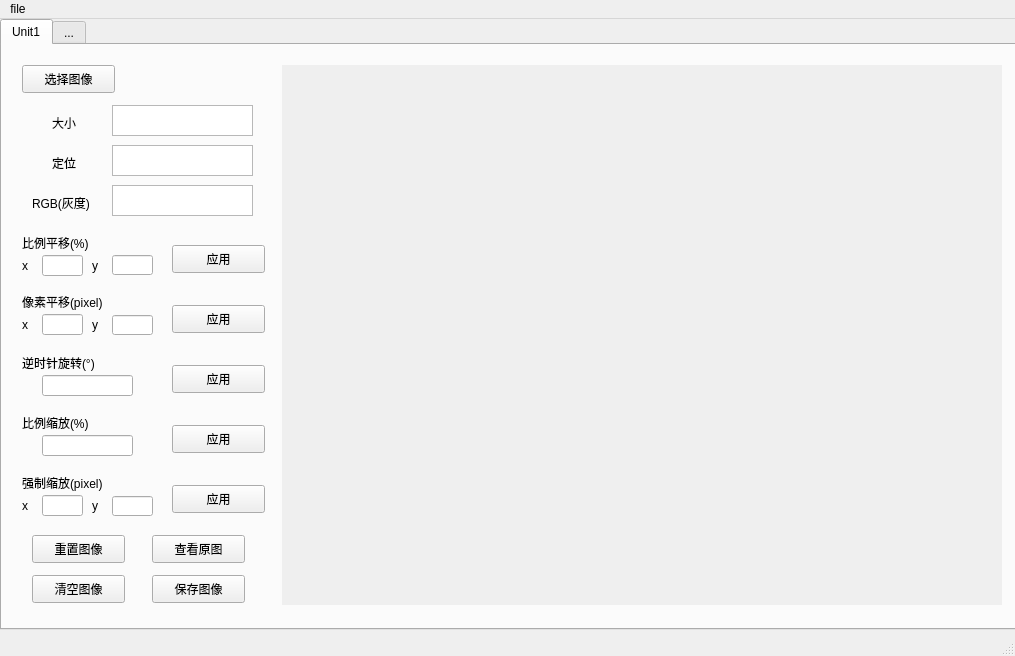
<?xml version="1.0" encoding="UTF-8"?>
<ui version="4.0">
 <class>MainWindow</class>
 <widget class="QMainWindow" name="MainWindow">
  <property name="geometry">
   <rect>
    <x>0</x>
    <y>0</y>
    <width>1015</width>
    <height>656</height>
   </rect>
  </property>
  <property name="windowTitle">
   <string>MainWindow</string>
  </property>
  <widget class="QWidget" name="centralwidget">
   <widget class="QTabWidget" name="tabWidget">
    <property name="geometry">
     <rect>
      <x>0</x>
      <y>0</y>
      <width>1021</width>
      <height>611</height>
     </rect>
    </property>
    <property name="currentIndex">
     <number>0</number>
    </property>
    <widget class="QWidget" name="tab">
     <attribute name="title">
      <string>Unit1</string>
     </attribute>
     <widget class="QPushButton" name="pushButton_2">
      <property name="geometry">
       <rect>
        <x>150</x>
        <y>490</y>
        <width>93</width>
        <height>28</height>
       </rect>
      </property>
      <property name="text">
       <string>查看原图</string>
      </property>
     </widget>
     <widget class="QLabel" name="label_2">
      <property name="geometry">
       <rect>
        <x>90</x>
        <y>210</y>
        <width>16</width>
        <height>21</height>
       </rect>
      </property>
      <property name="text">
       <string>y</string>
      </property>
     </widget>
     <widget class="QLabel" name="label">
      <property name="geometry">
       <rect>
        <x>20</x>
        <y>210</y>
        <width>21</width>
        <height>21</height>
       </rect>
      </property>
      <property name="text">
       <string>x</string>
      </property>
     </widget>
     <widget class="QLineEdit" name="lineEdit_4">
      <property name="geometry">
       <rect>
        <x>110</x>
        <y>270</y>
        <width>41</width>
        <height>20</height>
       </rect>
      </property>
     </widget>
     <widget class="QLabel" name="label_3">
      <property name="geometry">
       <rect>
        <x>90</x>
        <y>269</y>
        <width>16</width>
        <height>21</height>
       </rect>
      </property>
      <property name="text">
       <string>y</string>
      </property>
     </widget>
     <widget class="QPushButton" name="pushButton_3">
      <property name="geometry">
       <rect>
        <x>150</x>
        <y>530</y>
        <width>93</width>
        <height>28</height>
       </rect>
      </property>
      <property name="text">
       <string>保存图像</string>
      </property>
     </widget>
     <widget class="QLineEdit" name="lineEdit_5">
      <property name="geometry">
       <rect>
        <x>40</x>
        <y>330</y>
        <width>91</width>
        <height>21</height>
       </rect>
      </property>
     </widget>
     <widget class="QLineEdit" name="lineEdit_7">
      <property name="geometry">
       <rect>
        <x>40</x>
        <y>450</y>
        <width>41</width>
        <height>21</height>
       </rect>
      </property>
     </widget>
     <widget class="QPushButton" name="pushButton">
      <property name="geometry">
       <rect>
        <x>20</x>
        <y>20</y>
        <width>93</width>
        <height>28</height>
       </rect>
      </property>
      <property name="text">
       <string>选择图像</string>
      </property>
     </widget>
     <widget class="QLineEdit" name="lineEdit_2">
      <property name="geometry">
       <rect>
        <x>110</x>
        <y>210</y>
        <width>41</width>
        <height>20</height>
       </rect>
      </property>
     </widget>
     <widget class="QLabel" name="label_6">
      <property name="geometry">
       <rect>
        <x>20</x>
        <y>450</y>
        <width>21</width>
        <height>21</height>
       </rect>
      </property>
      <property name="text">
       <string>x</string>
      </property>
     </widget>
     <widget class="QLabel" name="label_4">
      <property name="geometry">
       <rect>
        <x>20</x>
        <y>269</y>
        <width>21</width>
        <height>21</height>
       </rect>
      </property>
      <property name="text">
       <string>x</string>
      </property>
     </widget>
     <widget class="QLineEdit" name="lineEdit_6">
      <property name="geometry">
       <rect>
        <x>40</x>
        <y>390</y>
        <width>91</width>
        <height>21</height>
       </rect>
      </property>
     </widget>
     <widget class="QLineEdit" name="lineEdit_8">
      <property name="geometry">
       <rect>
        <x>110</x>
        <y>451</y>
        <width>41</width>
        <height>20</height>
       </rect>
      </property>
     </widget>
     <widget class="QLineEdit" name="lineEdit">
      <property name="geometry">
       <rect>
        <x>40</x>
        <y>210</y>
        <width>41</width>
        <height>21</height>
       </rect>
      </property>
     </widget>
     <widget class="QLabel" name="label_5">
      <property name="geometry">
       <rect>
        <x>90</x>
        <y>450</y>
        <width>16</width>
        <height>21</height>
       </rect>
      </property>
      <property name="text">
       <string>y</string>
      </property>
     </widget>
     <widget class="QLineEdit" name="lineEdit_3">
      <property name="geometry">
       <rect>
        <x>40</x>
        <y>269</y>
        <width>41</width>
        <height>21</height>
       </rect>
      </property>
     </widget>
     <widget class="QLabel" name="label_7">
      <property name="geometry">
       <rect>
        <x>50</x>
        <y>70</y>
        <width>31</width>
        <height>16</height>
       </rect>
      </property>
      <property name="text">
       <string>大小</string>
      </property>
     </widget>
     <widget class="QLabel" name="label_8">
      <property name="geometry">
       <rect>
        <x>30</x>
        <y>150</y>
        <width>71</width>
        <height>16</height>
       </rect>
      </property>
      <property name="text">
       <string>RGB(灰度)</string>
      </property>
     </widget>
     <widget class="QTextBrowser" name="textBrowser">
      <property name="geometry">
       <rect>
        <x>110</x>
        <y>60</y>
        <width>141</width>
        <height>31</height>
       </rect>
      </property>
     </widget>
     <widget class="QTextBrowser" name="textBrowser_3">
      <property name="geometry">
       <rect>
        <x>110</x>
        <y>140</y>
        <width>141</width>
        <height>31</height>
       </rect>
      </property>
     </widget>
     <widget class="QLabel" name="label_10">
      <property name="enabled">
       <bool>true</bool>
      </property>
      <property name="geometry">
       <rect>
        <x>280</x>
        <y>20</y>
        <width>720</width>
        <height>540</height>
       </rect>
      </property>
      <property name="cursor">
       <cursorShape>CrossCursor</cursorShape>
      </property>
      <property name="mouseTracking">
       <bool>false</bool>
      </property>
      <property name="autoFillBackground">
       <bool>true</bool>
      </property>
      <property name="text">
       <string/>
      </property>
     </widget>
     <widget class="QLabel" name="label_9">
      <property name="geometry">
       <rect>
        <x>20</x>
        <y>190</y>
        <width>121</width>
        <height>16</height>
       </rect>
      </property>
      <property name="text">
       <string>比例平移(%)</string>
      </property>
     </widget>
     <widget class="QPushButton" name="pushButton_4">
      <property name="geometry">
       <rect>
        <x>170</x>
        <y>200</y>
        <width>93</width>
        <height>28</height>
       </rect>
      </property>
      <property name="text">
       <string>应用</string>
      </property>
     </widget>
     <widget class="QLabel" name="label_11">
      <property name="geometry">
       <rect>
        <x>20</x>
        <y>249</y>
        <width>131</width>
        <height>16</height>
       </rect>
      </property>
      <property name="text">
       <string>像素平移(pixel)</string>
      </property>
     </widget>
     <widget class="QPushButton" name="pushButton_5">
      <property name="geometry">
       <rect>
        <x>170</x>
        <y>260</y>
        <width>93</width>
        <height>28</height>
       </rect>
      </property>
      <property name="text">
       <string>应用</string>
      </property>
     </widget>
     <widget class="QLabel" name="label_12">
      <property name="geometry">
       <rect>
        <x>20</x>
        <y>310</y>
        <width>121</width>
        <height>16</height>
       </rect>
      </property>
      <property name="text">
       <string>逆时针旋转(°)</string>
      </property>
     </widget>
     <widget class="QLabel" name="label_13">
      <property name="geometry">
       <rect>
        <x>20</x>
        <y>370</y>
        <width>101</width>
        <height>16</height>
       </rect>
      </property>
      <property name="text">
       <string>比例缩放(%)</string>
      </property>
     </widget>
     <widget class="QLabel" name="label_14">
      <property name="geometry">
       <rect>
        <x>20</x>
        <y>430</y>
        <width>121</width>
        <height>16</height>
       </rect>
      </property>
      <property name="text">
       <string>强制缩放(pixel)</string>
      </property>
     </widget>
     <widget class="QPushButton" name="pushButton_6">
      <property name="geometry">
       <rect>
        <x>170</x>
        <y>320</y>
        <width>93</width>
        <height>28</height>
       </rect>
      </property>
      <property name="text">
       <string>应用</string>
      </property>
     </widget>
     <widget class="QPushButton" name="pushButton_7">
      <property name="geometry">
       <rect>
        <x>170</x>
        <y>380</y>
        <width>93</width>
        <height>28</height>
       </rect>
      </property>
      <property name="text">
       <string>应用</string>
      </property>
     </widget>
     <widget class="QPushButton" name="pushButton_8">
      <property name="geometry">
       <rect>
        <x>170</x>
        <y>440</y>
        <width>93</width>
        <height>28</height>
       </rect>
      </property>
      <property name="text">
       <string>应用</string>
      </property>
     </widget>
     <widget class="QTextBrowser" name="textBrowser_4">
      <property name="geometry">
       <rect>
        <x>110</x>
        <y>100</y>
        <width>141</width>
        <height>31</height>
       </rect>
      </property>
     </widget>
     <widget class="QLabel" name="label_15">
      <property name="geometry">
       <rect>
        <x>50</x>
        <y>110</y>
        <width>31</width>
        <height>16</height>
       </rect>
      </property>
      <property name="text">
       <string>定位</string>
      </property>
     </widget>
     <widget class="QPushButton" name="pushButton_9">
      <property name="geometry">
       <rect>
        <x>30</x>
        <y>490</y>
        <width>93</width>
        <height>28</height>
       </rect>
      </property>
      <property name="text">
       <string>重置图像</string>
      </property>
     </widget>
     <widget class="QPushButton" name="pushButton_10">
      <property name="geometry">
       <rect>
        <x>30</x>
        <y>530</y>
        <width>93</width>
        <height>28</height>
       </rect>
      </property>
      <property name="text">
       <string>清空图像</string>
      </property>
     </widget>
    </widget>
    <widget class="QWidget" name="tab_2">
     <attribute name="title">
      <string>...</string>
     </attribute>
    </widget>
   </widget>
  </widget>
  <widget class="QMenuBar" name="menubar">
   <property name="geometry">
    <rect>
     <x>0</x>
     <y>0</y>
     <width>1015</width>
     <height>26</height>
    </rect>
   </property>
   <widget class="QMenu" name="menuun1">
    <property name="title">
     <string>file</string>
    </property>
   </widget>
   <addaction name="menuun1"/>
  </widget>
  <widget class="QStatusBar" name="statusbar"/>
 </widget>
 <resources/>
 <connections/>
</ui>
